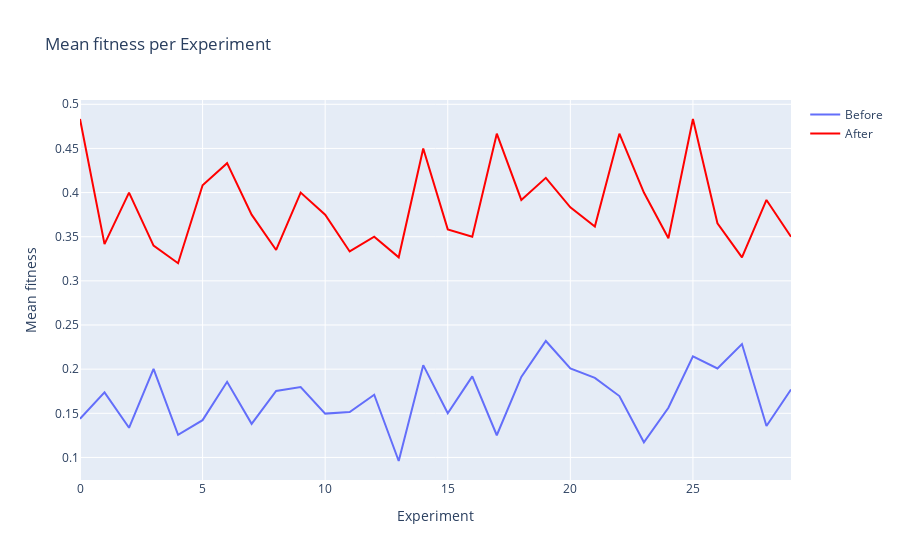

Source (notebook cell):
### Code cell
mean_fitness_per_exp(results[1])

### Figure 1 — Plotly figure (JSON) as saved in the notebook; plotly's stock layout.template omitted (floating-point values rounded to 4 significant figures)
{"data": [{"mode": "lines", "name": "Before", "type": "scatter", "x": [0, 1, 2, 3, 4, 5, 6, 7, 8, 9, 10, 11, 12, 13, 14, 15, 16, 17, 18, 19, 20, 21, 22, 23, 24, 25, 26, 27, 28, 29], "y": [0.1438, 0.1737, 0.1336, 0.2004, 0.1257, 0.1422, 0.1857, 0.1381, 0.1752, 0.1797, 0.1496, 0.1515, 0.1711, 0.09597, 0.2045, 0.15, 0.1918, 0.1251, 0.1912, 0.2319, 0.2009, 0.1901, 0.1695, 0.1171, 0.1563, 0.2145, 0.2008, 0.2285, 0.1356, 0.177]}, {"line": {"color": "red"}, "mode": "lines", "name": "After", "type": "scatter", "x": [0, 1, 2, 3, 4, 5, 6, 7, 8, 9, 10, 11, 12, 13, 14, 15, 16, 17, 18, 19, 20, 21, 22, 23, 24, 25, 26, 27, 28, 29], "y": [0.4833, 0.3417, 0.4, 0.34, 0.32, 0.4083, 0.4333, 0.375, 0.335, 0.4, 0.375, 0.3333, 0.35, 0.3267, 0.45, 0.3583, 0.35, 0.4667, 0.3917, 0.4167, 0.3833, 0.3617, 0.4667, 0.4, 0.3483, 0.4833, 0.3652, 0.3267, 0.3917, 0.35]}], "layout": {"title": {"text": "Mean fitness per Experiment"}, "xaxis": {"title": {"text": "Experiment"}}, "yaxis": {"title": {"text": "Mean fitness"}}}}
